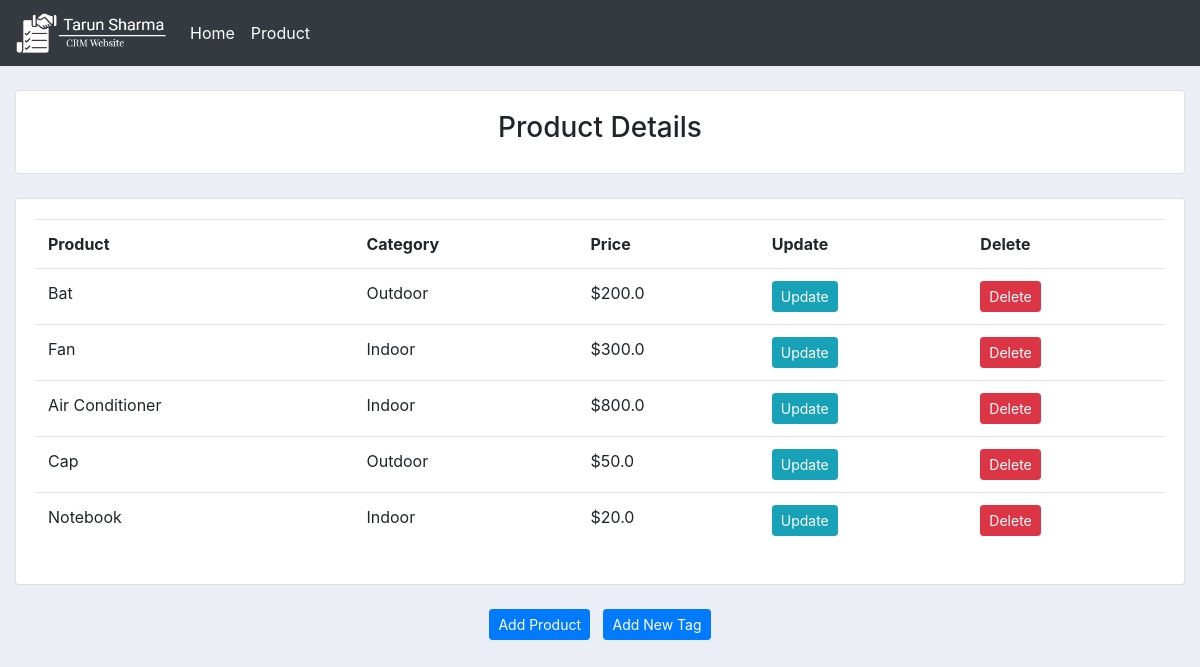
Screenshot of /products/ with the database file from the repository.
### acccounts/models.py (models this page shows, shortened)
class Product(models.Model):
    CATEGORY = (
        ('Indoor', 'Indoor'),
        ('Outdoor', 'Outdoor'),
    )
    name = models.CharField(max_length=200, null=True)
    price = models.FloatField(null=True)
    category = models.CharField(max_length=200, null=True, choices=CATEGORY)
    description = models.CharField(max_length=200, null=True, blank=True)
    date_created = models.DateTimeField(default=datetime.now, null=True)
    tags = models.ManyToManyField(Tag)

### acccounts/views.py (the view)
# urls.py: path('products/', views.products, name='products'),
def products(request):
    product = Product.objects.all
    context = {'product': product}
    return render(request, 'accounts/products.html', context)

### acccounts/templates/accounts/products.html
{% extends 'accounts/main_template.html' %}
{% block content %}
<br>
<div class="row">
	<div class="col-md">
		<div class="card card-body">
			<h3 class="text mx-auto">Product Details</h3>
		</div>
		<br>
		<div class="card card-body">
			<table class="table">
				<tr>
					<th>Product</th>
					<th>Category</th>
					<th>Price</th>
					<th>Update</th>
					<th>Delete</th>
				</tr>
				{% for product in product %}
					<tr>
						<td>{{product.name}}</td>
						<td>{{product.category}}</td>
						<td>${{product.price}}</td>
						<td><a class="btn btn-sm btn-info" href="{% url 'update_product' product.id %}">Update</a></td>
						<td><a class="btn btn-sm btn-danger" href="{% url 'delete_product' product.id %}">Delete</a></td>
						{% endfor %}
					</tr>
			</table>
		</div><br>
				<div class="text-center">
					<a class="btn btn-sm btn-primary" href="{% url 'create_product' %}">Add Product</a>&nbsp;&nbsp;
					<a class="btn btn-sm btn-primary" href="{% url 'create_tag' %}">Add New Tag</a>
				</div>
	</div>
</div>
{% endblock content %}

### static/styles/main.css (style rules this page uses)
body { background-color : #ebeff5; }

### rows the page displays
Product: name "Bat", category "Outdoor", price "200.0"
Product: name "Fan", category "Indoor", price "300.0"
Product: name "Air Conditioner", category "Indoor", price "800.0"
Product: name "Cap", category "Outdoor", price "50.0"
Product: name "Notebook", category "Indoor", price "20.0"
